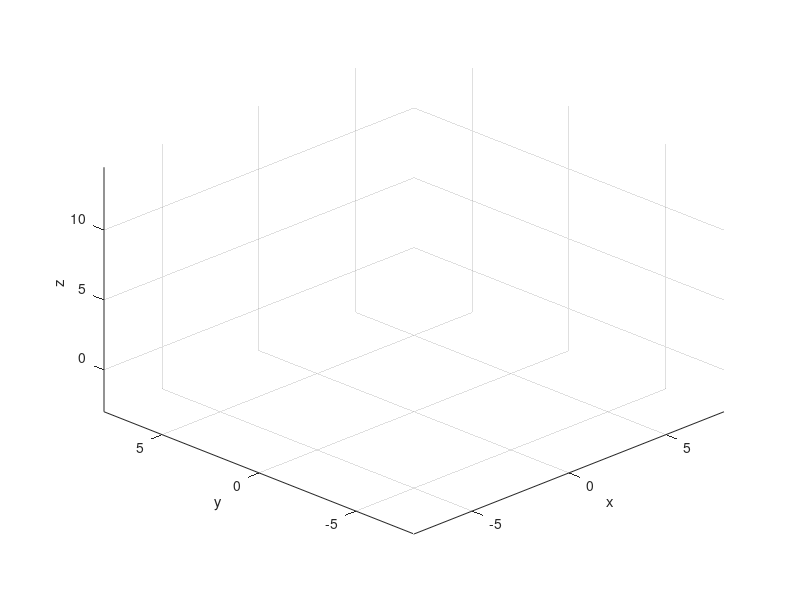

Write the MATLAB code that produced this figure. (Note: this script raises an error after producing the figure.)
function initializeDhAxes

% Begin: Setup for this stand alone version that will not go into the GUI.
close all
handles.axes_arm = axes;
handles.user.jointAngles = [0 90 0 -90 90]; % Home position.
%  End : Setup for this stand alone version that will not go into the GUI.



% Begin: Code that can go into your GUI's opening function.
clc

% Prepare the arm axes
view(handles.axes_arm, [-50 -50 50]);
axis(handles.axes_arm, [-8 8 -8 8 -3 14.5]);
grid on
xlabel('x')
ylabel('y')
zlabel('z')

% Create vertices for all the patches
makeLink0(handles.axes_arm, [.5 .5 .5]);  % Doesn't move. No handles needed.
% Save handles to the patch objects.
% Save references to the vertices of each patch, make points 4x1 not 3x1.
handles.user.link1Patch = makeLink1(handles.axes_arm, [.9 .9 .9]);
handles.user.link1Vertices = get(handles.user.link1Patch, 'Vertices')';
handles.user.link1Vertices(4,:) = ones(1, size(handles.user.link1Vertices,2));
handles.user.link2Patch = makeLink2(handles.axes_arm, [.9 .9 .9]);
handles.user.link2Vertices = get(handles.user.link2Patch, 'Vertices')';
handles.user.link2Vertices(4,:) = ones(1, size(handles.user.link2Vertices,2));
handles.user.link3Patch = makeLink3(handles.axes_arm, [.9 .9 .9]);
handles.user.link3Vertices = get(handles.user.link3Patch, 'Vertices')';
handles.user.link3Vertices(4,:) = ones(1, size(handles.user.link3Vertices,2));
handles.user.link4Patch = makeLink4(handles.axes_arm, [.9 .9 .9]);
handles.user.link4Vertices = get(handles.user.link4Patch, 'Vertices')';
handles.user.link4Vertices(4,:) = ones(1, size(handles.user.link4Vertices,2));
handles.user.link5Patch = makeLink5(handles.axes_arm, [.95 .95 0]);
handles.user.link5Vertices = get(handles.user.link5Patch, 'Vertices')';
handles.user.link5Vertices(4,:) = ones(1, size(handles.user.link5Vertices,2));
% End: Code that can go into your GUI's opening function.

updateArm('unused', handles);

end

function updateArm(hObject, handles)

% TODO: Make sure the handles.user.jointAngles values are set.

% TODO: Create the five homogeneous transformation matrices.

% TODO: Use the A matricies to form the T0_n matricies.
% T0_1 = 
% T0_2 = 
% T0_3 = 
% T0_4 = 
% T0_5 = 

% TODO: Use the T matricies to transform the patch vertices
% link1verticesWRTground = T0_1 * handles.user.link1Vertices;
% link2verticesWRTground = T0_2 * handles.user.link2Vertices;
% link3verticesWRTground = T0_3 * handles.user.link3Vertices;
% link4verticesWRTground = T0_4 * handles.user.link4Vertices;
% link5verticesWRTground = T0_5 * handles.user.link5Vertices;

% TODO: Update the patches with the new vertices
% set(handles.user.link1Patch,'Vertices', link1verticesWRTground(1:3,:)');
% set(handles.user.link2Patch,'Vertices', link2verticesWRTground(1:3,:)');
% set(handles.user.link3Patch,'Vertices', link3verticesWRTground(1:3,:)');
% set(handles.user.link4Patch,'Vertices', link4verticesWRTground(1:3,:)');
% set(handles.user.link5Patch,'Vertices', link5verticesWRTground(1:3,:)');


% Optional code (if you want to display the XYZ of the gripper).
% Update x, y, and z using the gripper (end effector) origin.
% dhOrigin = [0 0 0 1]';
% gripperWRTground = T0_5 * dhOrigin;
% fprintf('(%.3f, %.3f, %.3f)\n', gripperWRTground);

end
